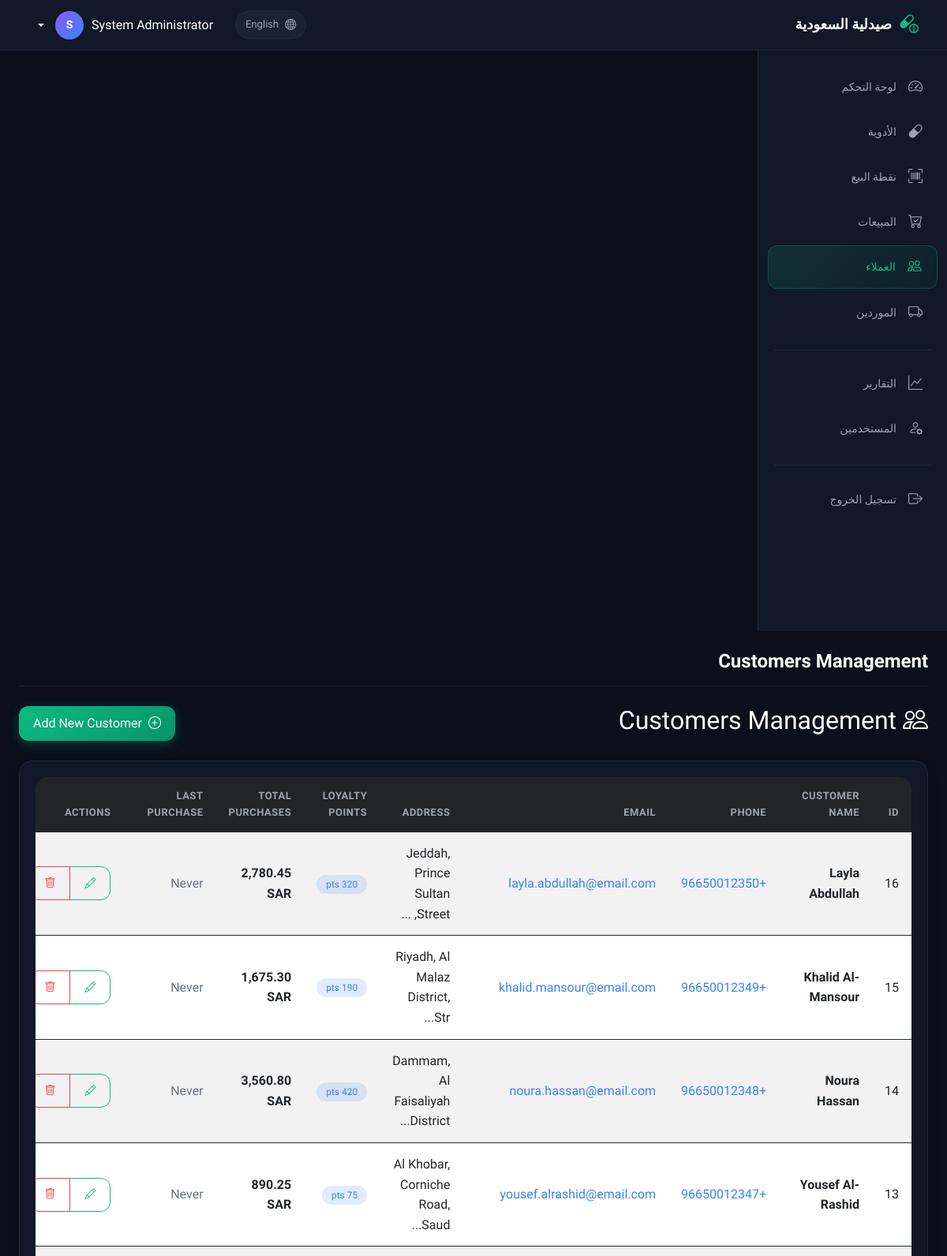
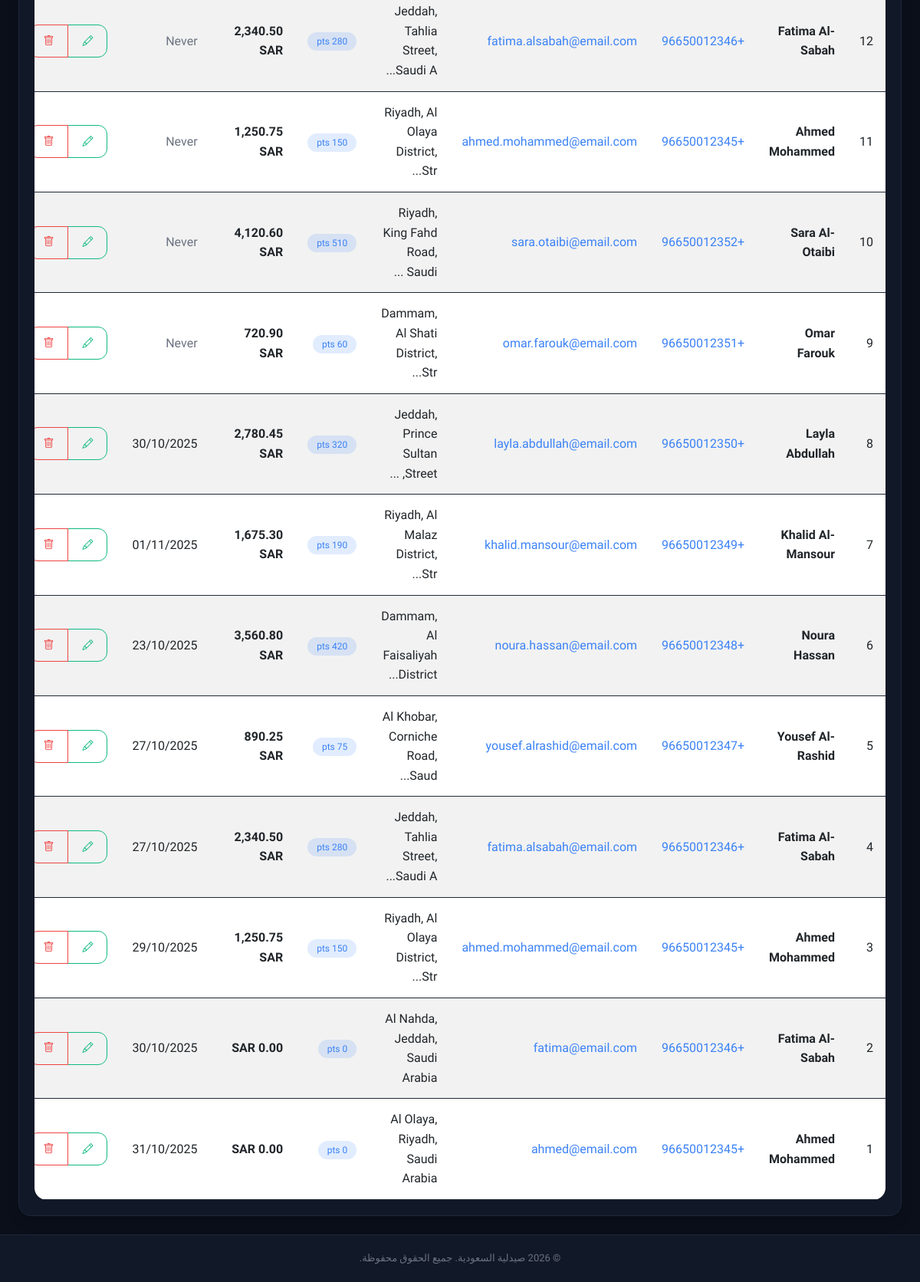
Screenshot of /modules/customers/index.php (signed in) with the database file from the repository (2 pictures, top to bottom).
### tables this page shows
CREATE TABLE `customers` (
  `customer_id` int(11) NOT NULL,
  `customer_name` varchar(100) NOT NULL,
  `phone` varchar(20) DEFAULT NULL,
  `email` varchar(100) DEFAULT NULL,
  `address` text DEFAULT NULL,
  `created_at` timestamp NOT NULL DEFAULT current_timestamp(),
  `loyalty_points` int(11) DEFAULT 0,
  `total_purchases` decimal(10,2) DEFAULT 0.00,
  `last_purchase_date` date DEFAULT NULL
);

### includes/functions.php (called while the page is built, shortened)
<?php
function formatCurrency($amount, $currency = null)
{
    $currency = $currency ?: DEFAULT_CURRENCY;
    return number_format($amount, 2) . ' ' . $currency;
}
function formatDate($date, $format = 'd/m/Y')
{
    return date($format, strtotime($date));
}

### modules/customers/index.php (the view, shortened to what this page needs)
<?php
$root_path = dirname(dirname(dirname(__FILE__)));
require_once $root_path . '/includes/functions.php';
$database = new Database();
$db = $database->getConnection();
try {
    $check_columns = "SHOW COLUMNS FROM customers";
    $stmt = $db->prepare($check_columns);
    $stmt->execute();
    $columns = $stmt->fetchAll(PDO::FETCH_COLUMN);
    $has_loyalty_points = in_array('loyalty_points', $columns);
    $has_total_purchases = in_array('total_purchases', $columns);
    $has_last_purchase_date = in_array('last_purchase_date', $columns);
    $select_fields = ["customer_id", "customer_name", "phone", "email", "address"];
    if ($has_loyalty_points) $select_fields[] = "loyalty_points";
    if ($has_total_purchases) $select_fields[] = "total_purchases";
    if ($has_last_purchase_date) $select_fields[] = "last_purchase_date";
    $query = "SELECT " . implode(", ", $select_fields) . " FROM customers ORDER BY customer_id DESC";
    $stmt = $db->prepare($query);
    $stmt->execute();
    $customers = $stmt->fetchAll(PDO::FETCH_ASSOC);
} catch (Exception $e) {
    $error = "Error fetching customers: " . $e->getMessage();
    $customers = [];
}
$show_loyalty_points = $has_loyalty_points ?? false;
$show_total_purchases = $has_total_purchases ?? false;
$show_last_purchase_date = $has_last_purchase_date ?? false;
?>
<?php include '../../includes/header.php'; ?>
<div class="d-flex justify-content-between align-items-center mb-4">
    <h2><i class="bi bi-people"></i> Customers Management</h2>
    <div>
        <a href="add.php" class="btn btn-primary">
            <i class="bi bi-plus-circle"></i> Add New Customer
        </a>
    </div>
</div>
<div class="card shadow">
    <div class="card-body">
        <div class="table-responsive">
            <table class="table table-striped table-hover">
                <thead class="table-dark">
                    <tr>
                        <th>ID</th>
                        <th>Customer Name</th>
                        <th>Phone</th>
                        <th>Email</th>
                        <th>Address</th>
                        <?php if ($show_loyalty_points): ?>
                            <th>Loyalty Points</th>
                        <?php endif; ?>
                        <?php if ($show_total_purchases): ?>
                            <th>Total Purchases</th>
                        <?php endif; ?>
                        <?php if ($show_last_purchase_date): ?>
                            <th>Last Purchase</th>
                        <?php endif; ?>
                        <th>Actions</th>
                    </tr>
                </thead>
                <tbody>
                    <?php if (empty($customers)): ?>
                        <tr>
                            <td colspan="<?php echo 5 + ($show_loyalty_points ? 1 : 0) + ($show_total_purchases ? 1 : 0) + ($show_last_purchase_date ? 1 : 0); ?>" class="text-center text-muted py-4">
                                <i class="bi bi-people display-4 d-block mb-2"></i>
                                No customers found. <a href="add.php">Add your first customer</a>.
                            </td>
                        </tr>
                    <?php else: ?>
                        <?php foreach ($customers as $customer): ?>
                            <tr>
                                <td><?php echo $customer['customer_id']; ?></td>
                                <td>
                                    <strong><?php echo $customer['customer_name']; ?></strong>
                                </td>
                                <td>
                                    <?php if (!empty($customer['phone'])): ?>
                                        <a href="tel:<?php echo $customer['phone']; ?>" class="text-decoration-none">
                                            <?php echo $customer['phone']; ?>
                                        </a>
                                    <?php else: ?>
                                        <span class="text-muted">-</span>
                                    <?php endif; ?>
                                </td>
                                <td>
                                    <?php if (!empty($customer['email'])): ?>
                                        <a href="mailto:<?php echo $customer['email']; ?>" class="text-decoration-none">
                                            <?php echo $customer['email']; ?>
                                        </a>
                                    <?php else: ?>
                                        <span class="text-muted">-</span>
                                    <?php endif; ?>
                                </td>
                                <td>
                                    <?php if (!empty($customer['address'])): ?>
                                        <span title="<?php echo htmlspecialchars($customer['address']); ?>">
                                            <?php echo strlen($customer['address']) > 30 ?
                                                substr($customer['address'], 0, 30) . '...' :
                                                $customer['address']; ?>
                                        </span>
                                    <?php else: ?>
                                        <span class="text-muted">-</span>
                                    <?php endif; ?>
                                </td>
                                <?php if ($show_loyalty_points): ?>
                                    <td>
                                        <span class="badge bg-info">
                                            <?php echo $customer['loyalty_points'] ?? 0; ?> pts
                                        </span>
                                    </td>
                                <?php endif; ?>
                                <?php if ($show_total_purchases): ?>
                                    <td>
                                        <strong><?php echo formatCurrency($customer['total_purchases'] ?? 0); ?></strong>
                                    </td>
                                <?php endif; ?>
                                <?php if ($show_last_purchase_date): ?>
                                    <td>
                                        <?php echo !empty($customer['last_purchase_date']) ?
                                            formatDate($customer['last_purchase_date']) :
                                            '<span class="text-muted">Never</span>'; ?>
                                    </td>
                                <?php endif; ?>
                                <td>
                                    <div class="btn-group btn-group-sm">
                                        <a href="edit.php?id=<?php echo $customer['customer_id']; ?>"
                                            class="btn btn-outline-primary" title="Edit">
                                            <i class="bi bi-pencil"></i>
                                        </a>
                                        <button type="button" class="btn btn-outline-danger"
                                            data-bs-toggle="modal"
                                            data-bs-target="#deleteModal<?php echo $customer['customer_id']; ?>"
                                            title="Delete">
                                            <i class="bi bi-trash"></i>
                                        </button>
                                    </div>
                                </td>
                            </tr>
                        <?php endforeach; ?>
                    <?php endif; ?>
                </tbody>
            </table>
        </div>
    </div>
</div>
<?php include '../../includes/footer.php'; ?>

### assets/css/style.css (style rules this page uses)
:root { --bg-primary: #0a0f1a; --bg-secondary: #111827; --bg-tertiary: #1a2332; --bg-hover: #242d3d; --border-color: #1f2937; --border-light: #374151; --text-primary: #ffffff; --text-secondary: #9ca3af; --text-muted: #6b7280; --accent-green: #10b981; --accent-green-hover: #059669; --accent-blue: #3b82f6; --accent-yellow: #f59e0b; --accent-red: #ef4444; --accent-purple: #8b5cf6; --sidebar-width: 240px; --navbar-height: 64px; --radius-sm: 8px; --radius-md: 12px; --radius-lg: 16px; --shadow-sm: 0 1px 2px rgba(0, 0, 0, 0.3); --shadow-md: 0 4px 12px rgba(0, 0, 0, 0.3); --shadow-lg: 0 10px 30px rgba(0, 0, 0, 0.4); }
* { margin: 0; padding: 0; box-sizing: border-box; }
body { font-family: 'Tajawal', -apple-system, BlinkMacSystemFont, 'Segoe UI', sans-serif; background: var(--bg-primary); color: var(--text-primary); min-height: 100vh; line-height: 1.6; }
a { color: var(--accent-blue); text-decoration: none; transition: color 0.2s; }
.card { background: var(--bg-secondary); border: 1px solid var(--border-color); border-radius: var(--radius-lg); box-shadow: var(--shadow-sm); overflow: hidden; }
.card-body { padding: 20px; }
.btn { border-radius: var(--radius-md); font-weight: 500; padding: 10px 18px; transition: all 0.2s; display: inline-flex; align-items: center; gap: 8px; }
.btn-primary { background: linear-gradient(135deg, var(--accent-green), var(--accent-green-hover)); border: none; color: white; box-shadow: 0 4px 14px rgba(16, 185, 129, 0.3); }
.btn-outline-primary { border: 1px solid var(--accent-green); color: var(--accent-green); background: transparent; }
.btn-outline-danger { border: 1px solid var(--accent-red); color: var(--accent-red); background: transparent; }
.table { color: var(--text-primary); margin: 0; }
.table thead { background: linear-gradient(90deg, var(--bg-tertiary), var(--bg-secondary)); }
.table thead th { font-weight: 600; font-size: 13px; color: var(--text-secondary); text-transform: uppercase; letter-spacing: 0.5px; padding: 14px 16px; border: none; }
.table tbody td { padding: 14px 16px; border-bottom: 1px solid var(--border-color); vertical-align: middle; }
.table-responsive { border-radius: var(--radius-lg); overflow: hidden; }
.badge { padding: 6px 12px; border-radius: 20px; font-weight: 500; font-size: 12px; }
.badge.bg-info, .bg-info { background: rgba(59, 130, 246, 0.15) !important; color: var(--accent-blue) !important; }
.text-muted { color: var(--text-muted) !important; }

### rows the page displays
customers: customer_id "16", customer_name "Layla Abdullah", phone "+96650012350", email "layla.abdullah@email.com", address "Jeddah, Prince Sultan Street,", loyalty_points "320", total_purchases "2,780.45 SAR", shows "Never"
customers: customer_id "15", customer_name "Khalid Al-Mansour", phone "+96650012349", email "khalid.mansour@email.com", address "Riyadh, Al Malaz District, Str", total_purchases "1,675.30 SAR", shows "Never"
customers: customer_id "14", customer_name "Noura Hassan", phone "+96650012348", email "noura.hassan@email.com", address "Dammam, Al Faisaliyah District", loyalty_points "420", total_purchases "3,560.80 SAR", shows "Never"
customers: customer_id "13", customer_name "Yousef Al-Rashid", phone "+96650012347", email "yousef.alrashid@email.com", address "Al Khobar, Corniche Road, Saud", total_purchases "890.25 SAR", shows "Never"
customers: customer_id "12", customer_name "Fatima Al-Sabah", phone "+96650012346", email "fatima.alsabah@email.com", address "Jeddah, Tahlia Street, Saudi A", loyalty_points "280", total_purchases "2,340.50 SAR", shows "Never"
customers: customer_id "11", customer_name "Ahmed Mohammed", phone "+96650012345", email "ahmed.mohammed@email.com", address "Riyadh, Al Olaya District, Str", total_purchases "1,250.75 SAR", shows "Never"
customers: customer_id "10", customer_name "Sara Al-Otaibi", phone "+96650012352", email "sara.otaibi@email.com", address "Riyadh, King Fahd Road, Saudi", total_purchases "4,120.60 SAR", shows "Never"
customers: customer_id "9", customer_name "Omar Farouk", phone "+96650012351", email "omar.farouk@email.com", address "Dammam, Al Shati District, Str", total_purchases "720.90 SAR", shows "Never"
customers: customer_id "8", customer_name "Layla Abdullah", phone "+96650012350", email "layla.abdullah@email.com", address "Jeddah, Prince Sultan Street,", loyalty_points "320", total_purchases "2,780.45 SAR", last_purchase_date "30/10/2025"
customers: customer_id "7", customer_name "Khalid Al-Mansour", phone "+96650012349", email "khalid.mansour@email.com", address "Riyadh, Al Malaz District, Str", total_purchases "1,675.30 SAR", last_purchase_date "01/11/2025"
customers: customer_id "6", customer_name "Noura Hassan", phone "+96650012348", email "noura.hassan@email.com", address "Dammam, Al Faisaliyah District", loyalty_points "420", total_purchases "3,560.80 SAR", last_purchase_date "23/10/2025"
customers: customer_id "5", customer_name "Yousef Al-Rashid", phone "+96650012347", email "yousef.alrashid@email.com", address "Al Khobar, Corniche Road, Saud", total_purchases "890.25 SAR", last_purchase_date "27/10/2025"
customers: customer_id "4", customer_name "Fatima Al-Sabah", phone "+96650012346", email "fatima.alsabah@email.com", address "Jeddah, Tahlia Street, Saudi A", loyalty_points "280", total_purchases "2,340.50 SAR", last_purchase_date "27/10/2025"
customers: customer_id "3", customer_name "Ahmed Mohammed", phone "+96650012345", email "ahmed.mohammed@email.com", address "Riyadh, Al Olaya District, Str", total_purchases "1,250.75 SAR", last_purchase_date "29/10/2025"
customers: customer_id "2", customer_name "Fatima Al-Sabah", phone "+96650012346", email "fatima@email.com", address "Al Nahda, Jeddah, Saudi Arabia", total_purchases "0.00 SAR", last_purchase_date "30/10/2025"
customers: customer_id "1", customer_name "Ahmed Mohammed", phone "+96650012345", email "ahmed@email.com", address "Al Olaya, Riyadh, Saudi Arabia", total_purchases "0.00 SAR", last_purchase_date "31/10/2025"

### other values shown
__('site_name') "صيدلية السعودية"
$other_lang_name "English"
$user_full_name "System Administrator"
mb_substr($user_full_name, 0, 1) "S"
__('nav_dashboard') "لوحة التحكم"
__('nav_medicines') "الأدوية"
__('nav_pos') "نقطة البيع"
__('nav_sales') "المبيعات"
__('nav_customers') "العملاء"
__('nav_suppliers') "الموردين"
__('nav_reports') "التقارير"
__('nav_users') "المستخدمين"
__('logout') "تسجيل الخروج"
$page_title "Customers Management"
__('all_rights_reserved') "جميع الحقوق محفوظة"
